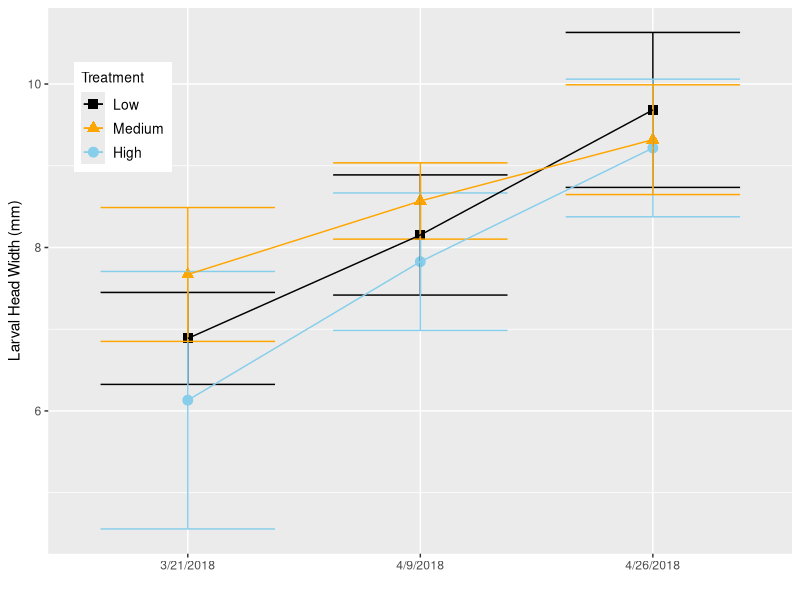
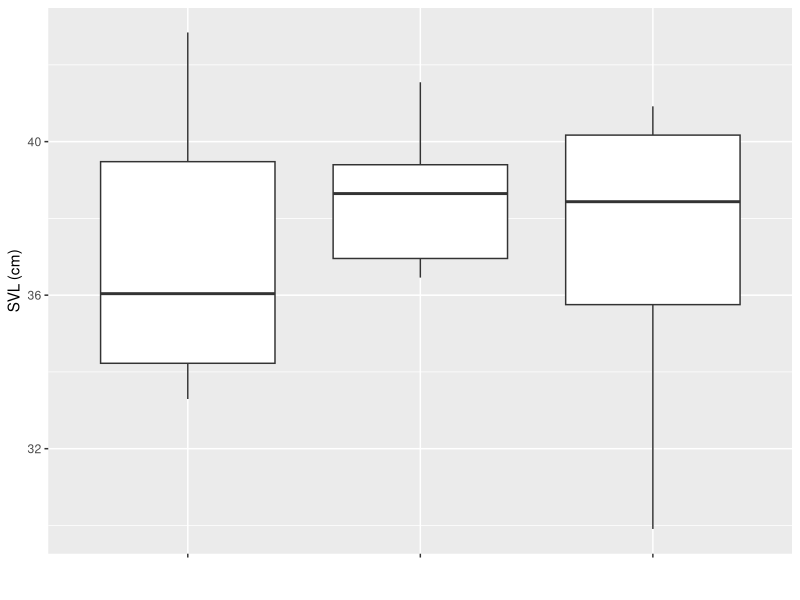
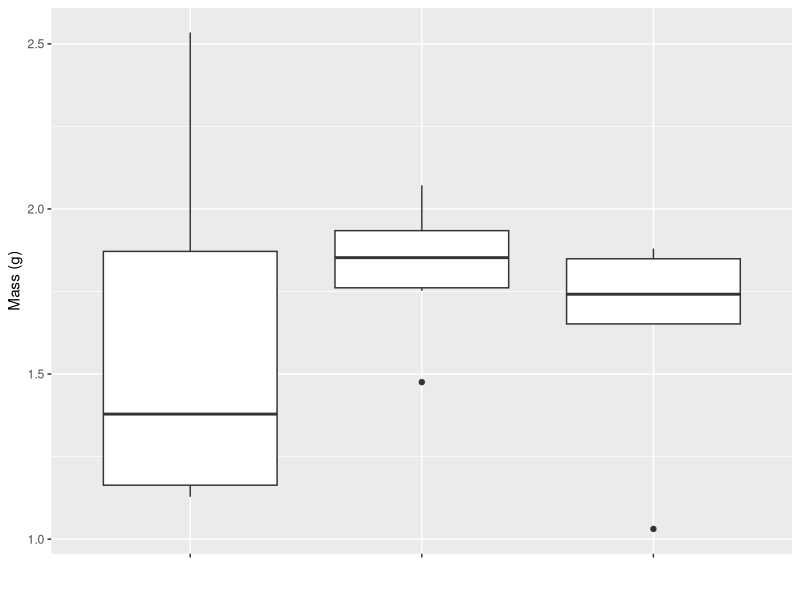
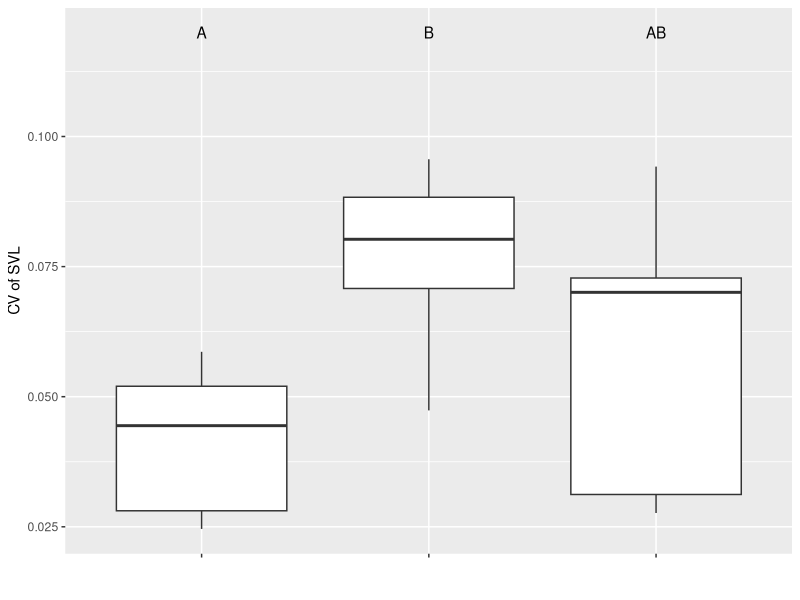
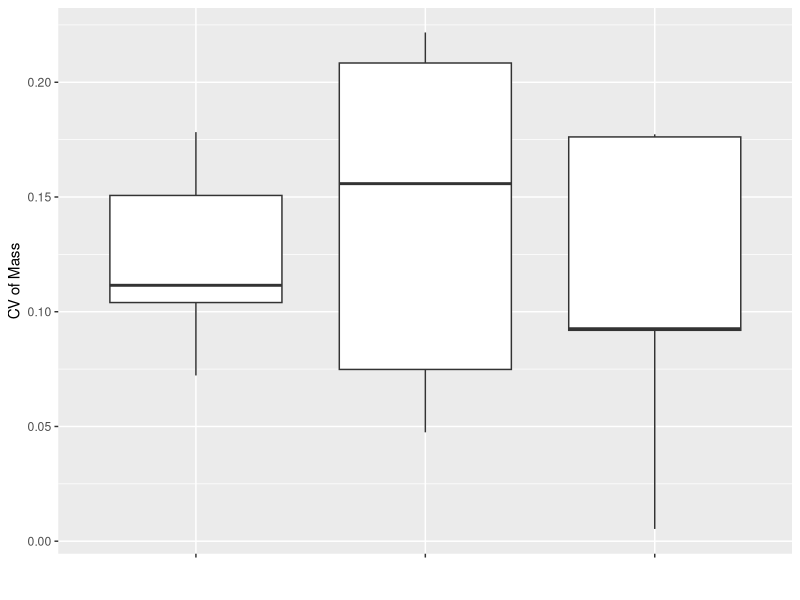
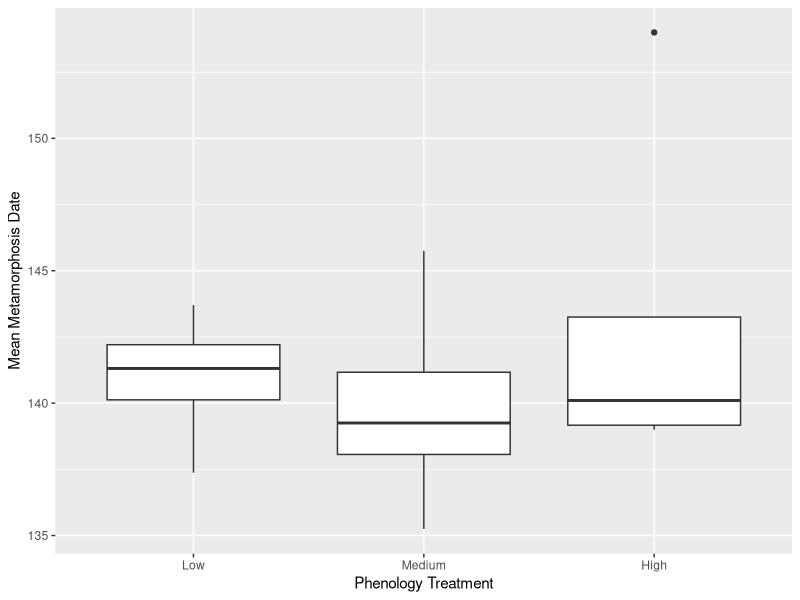
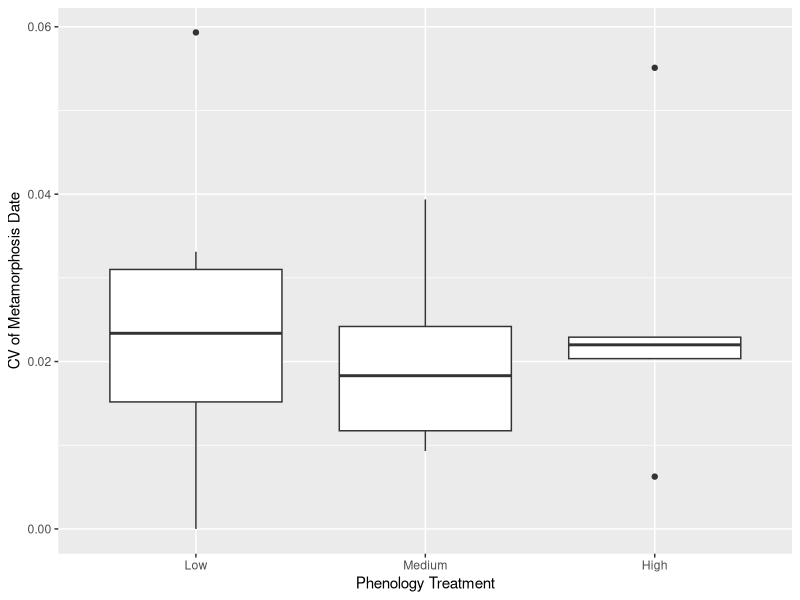
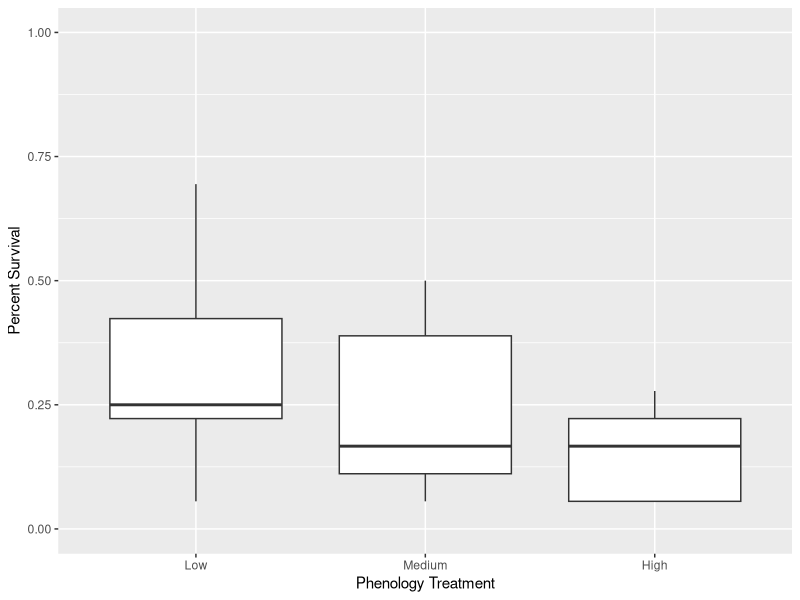

Generate these figures, in order, with R: (Note: this script raises an error after producing the figures.)
###Phenological Variation in Ringed Salamanders###

#set working directory
setwd("C:/Users/Tom/Documents/GitRepos/AnnulatumPhenologicalVariation/")

#clear workspace
rm(list=ls())

#load necessary packages
library(dplyr)
library(tidyr)
library(ggplot2)
library(car)
library(vegan)
library(cowplot)
library(nlme)
library(emmeans)
library(lme4)

#Make function to change dates
extrdate<-function(dat,name){
  dat$Year<-as.numeric(format(as.Date(as.character(dat[,name]),"%m/%d/%Y"),"%Y"))
  dat$Month<-as.numeric(format(as.Date(as.character(dat[,name]),"%m/%d/%Y"),"%m"))
  dat$Day<-as.numeric(format(as.Date(as.character(dat[,name]),"%m/%d/%Y"),"%d"))
  dat$Jdate<-as.numeric(format(as.Date(as.character(dat[,name]),"%m/%d/%Y"),"%j"))
  return(dat)
}

#load data
meta_size<-read.csv("Data/metamorph_size.csv",na.strings = c("-"))
larv_size <- read.csv("Data/larval_size.csv")
tank_key<-read.csv("Data/tank_key.csv",na.strings = c("-"))
larv_surv<-read.csv("Data/larval_survival.csv",na.strings = c("-"))
chla<-read.csv("Data/chla.csv")
zoop<-read.csv("Data/zooplankton.csv")

#Combine and extract relevant
meta_size<-merge(meta_size,tank_key,all=T,by="Tank")
larv_surv<-merge(larv_surv,tank_key,by="Tank")
chla<-merge(chla,tank_key,by.x="Sample",by.y="Tank")

#extract month, day, year information and add Julian date column
meta_size<-extrdate(meta_size,name="Date")
larv_size<-extrdate(larv_size,name="Date")
larv_surv<-extrdate(larv_surv,name="Date")
chla<-extrdate(chla,name="DateCollected")
zoop<-extrdate(zoop,name="Date_Sampled")

#Attach larval counts at end of experiment to rest of data to calculate survival
meta_size<-bind_rows(meta_size,larv_surv)

#Calculate quantity of metamorphs 
meta_size$Quantity<-ifelse(is.na(meta_size$Quantity),1,meta_size$Quantity)

# Annulatum Larval Results ------------------------------------------------

#Take the average, sd and cv of each tank for larval size
larvdat<-larv_size%>%
  group_by(Tank,Treatment,Jdate,Date)%>%
  summarise(meanHW=mean(HW,na.rm=T),sdHW=sd(HW,na.rm=T),cvHW=sdHW/meanHW)

#take the treatment average, sd of each quantity above to plot means +/- SD
larv_plotdat<-larvdat%>%
  group_by(Treatment,Jdate,Date)%>%
  summarise(mean_mean=mean(meanHW,na.rm=T),mean_sd=mean(sdHW,na.rm=T),mean_cv=mean(cvHW,na.rm=T),
            sd_mean=sd(meanHW,na.rm=T),sd_sd=sd(sdHW,na.rm=T),sd_cv=sd(cvHW,na.rm=T))

#generate error bars for both mean and CV of head width
lim.mean<-aes(ymax=larv_plotdat$mean_mean+larv_plotdat$sd_mean,ymin=larv_plotdat$mean_mean-larv_plotdat$sd_mean)
lim.cv<-aes(ymax=larv_plotdat$mean_cv+larv_plotdat$sd_cv,ymin=larv_plotdat$mean_cv-larv_plotdat$sd_cv)

#Plot mean larval head width
mean.pl<-ggplot(larv_plotdat,aes(Date,mean_mean,shape=Treatment,group=Treatment,color=Treatment,shape=Treatment))+
  geom_point(size=3)+geom_errorbar(lim.mean,width=0.75)+
  geom_line()+labs(y="Larval Head Width (mm)",x="")+
  scale_x_discrete(limits=c("3/21/2018","4/9/2018","4/26/2018"))+
  scale_color_manual(values=c("black","orange","skyblue"),breaks=c("one_date","three_dates","six_dates"),labels=c("Low","Medium","High"))+
  theme(legend.position=c(0.1,0.8),legend.text=element_text(size=10),legend.title=element_text(size=10))+
  scale_shape_manual(values=c(15,17,19),breaks=c("one_date","three_dates","six_dates"),labels=c("Low","Medium","High"))
mean.pl

#Plot CV of larval head width
cv.pl<-ggplot(larv_plotdat,aes(Date,mean_cv,shape=Treatment,group=Treatment,color=Treatment))+
  geom_point(size=3)+
  geom_errorbar(lim.cv,width=0.75)+
  geom_line()+
  scale_x_discrete(limits=c("3/21/2018","4/9/2018","4/26/2018"))+
  labs(y="CV of Larval HW",x="Julian Date")+
  theme(legend.position = "none")+
  scale_color_manual(values=c("black","orange","skyblue"))+
  scale_shape_manual(values=c(15,17,19),breaks=c("one_date","three_dates","six_dates"),labels=c("Low","Medium","High"))

#save plot as .tiff file
tiff("Results/Fig1.tiff",height=7,width=3.5,units="in",res=600,compression=c("lzw"))
plot_grid(mean.pl,cv.pl,ncol=1,labels=c("A","B"),align="hv")
dev.off()

#Analyze Growth Rates
growthmod<-lme(meanHW~Treatment*Jdate,random=~Jdate|Tank,data=larvdat,na.action=na.omit)
summary(growthmod)
Anova(growthmod,type =3, test.statistic="F")

cvmod<-lme(cvHW~Treatment+Jdate,random=~Jdate|Tank,data=larvdat,na.action=na.omit)
summary(cvmod)
Anova(cvmod,test.statistic="F")


# Annulatum Metamorph Results ---------------------------------------------

#Aggregate annulatum metamorphosis data
aman_dat<-meta_size%>%
  filter(Species=="AMAN",Treatment!="Control")%>%
  group_by(Treatment,Tank)%>%
  summarise(SVL_mean=mean(SVL*10,na.rm=T),Mass_mean=mean(Mass,na.rm=T),Day_mean=mean(Jdate,na.rm=T),
            SVL_sd=sd(SVL*10,na.rm=T),Mass_sd=sd(Mass,na.rm=T),Day_sd=sd(Jdate,na.rm=T),
            SVL_cv=SVL_sd/SVL_mean,Mass_cv=Mass_sd/Mass_mean,Day_cv=Day_sd/Day_mean,
            Quantity=sum(Quantity,na.rm=T))%>%
  complete(Tank)
aman_dat$Quantity<-ifelse(is.na(aman_dat$Quantity),0,aman_dat$Quantity)

#plot annulatum data by treatment
aa.svl.pl<-ggplot(aman_dat,aes(Treatment,SVL_mean))+
  geom_boxplot()+labs(y="SVL (cm)",x="")+
  scale_x_discrete(labels=c("","",""));aa.svl.pl
aa.mass.pl<-ggplot(aman_dat,aes(Treatment,Mass_mean))+
  geom_boxplot()+
  labs(y="Mass (g)",x="")+
  scale_x_discrete(labels=c("","",""));aa.mass.pl
aa.svlcv.pl<-ggplot(aman_dat,aes(Treatment,SVL_cv))+
  geom_boxplot()+
  labs(y="CV of SVL",x="")+
  scale_x_discrete(labels=c("","",""))+
  annotate(geom="text",x=c(1,2,3),y=0.12,label=c("A","B","AB"));aa.svlcv.pl
aa.masscv.pl<-ggplot(aman_dat,aes(Treatment,Mass_cv))+
  geom_boxplot()+
  labs(y="CV of Mass",x="")+
  scale_x_discrete(labels=c("","",""));aa.masscv.pl
aa.day.pl<-ggplot(aman_dat,aes(Treatment,Day_mean))+
  geom_boxplot()+
  labs(y="Mean Metamorphosis Date",x="Phenology Treatment")+
  scale_x_discrete(labels=c("Low","Medium","High"));aa.day.pl
aa.daycv.pl<-ggplot(aman_dat,aes(Treatment,Day_cv))+
  geom_boxplot()+
  labs(y="CV of Metamorphosis Date",x="Phenology Treatment")+
  scale_x_discrete(labels=c("Low","Medium","High"));aa.daycv.pl
aa.surv.pl<-ggplot(aman_dat,aes(Treatment,Quantity/36))+
  geom_boxplot()+lims(y=c(0,1))+
  labs(y="Percent Survival",x="Phenology Treatment")+
  scale_x_discrete(labels=c("Low","Medium","High"));aa.surv.pl

#save plot as .tiff file
tiff("Results/Fig2.tiff",res=600,height=10.5,width=7,units="in",compression=c("lzw"))
plot_grid(aa.svl.pl,aa.svlcv.pl,aa.mass.pl,aa.masscv.pl,aa.day.pl,aa.daycv.pl,aa.surv.pl,
          ncol=2,align="hv",labels=LETTERS[1:6])
dev.off()

#Annulatum analysis
svl.mod<-lm(SVL_mean~Treatment,data=aman_dat)
svlcv.mod<-lm(SVL_cv~Treatment,data=aman_dat)
mass.mod<-lm(Mass_mean~Treatment,data=aman_dat)
masscv.mod<-lm(Mass_cv~Treatment,data=aman_dat)
day.mod<-lm(Day_mean~Treatment,data=aman_dat)
daycv.mod<-lm(Day_cv~Treatment,data=aman_dat)
surv.mod<-glmer(cbind(Quantity,36-Quantity)~Treatment+(1|Tank),data=aman_dat,binomial)
Anova(svl.mod)
Anova(svlcv.mod)
Anova(mass.mod)
Anova(masscv.mod)
Anova(day.mod)
Anova(daycv.mod)
Anova(surv.mod)
summary(svl.mod)
summary(svlcv.mod)
summary(mass.mod)
summary(masscv.mod)
summary(day.mod)
summary(daycv.mod)
summary(surv.mod)

# Prey Results ------------------------------------------------------------

#Calculate prey survival and diversity
surv_wide<-meta_size%>%
  filter(Treatment!="Control")%>%
  group_by(Tank,Species)%>%
  summarise(Quantity=sum(Quantity,na.rm=T))%>%
  spread(key=Species,value = Quantity,fill = "0")
surv_wide<-sapply(as.data.frame(surv_wide),as.numeric)
AMSP<-surv_wide[,"AMMA"]+surv_wide[,"AMTE"]
surv_wide<-as.data.frame(cbind(surv_wide,AMSP))
surv_wide$Diversity<-diversity(surv_wide[,c("BUAM","PSFE","RASP","HYLA","AMSP")])
surv_wide$Richness<-apply(surv_wide[,c("BUAM","PSFE","RASP","HYLA","AMSP")],1,function(x){sum(x>0)})

#merge with larval and metamorph annulatum data
all_wide<-merge(surv_wide,tank_key,by="Tank")
all_wide<-merge(all_wide,aman_dat[,c('Tank','Treatment','SVL_mean','Day_mean')],by=c("Tank","Treatment"),all=T)
all_wide<-merge(all_wide,larvdat[larvdat$Jdate==80,c("Tank","meanHW")],by="Tank",all=T)

#calculate survival
all_wide$TotalSurvival<-rowSums(all_wide[,c("AMSP","BUAM","PSFE","HYLA","RASP")],na.rm=T)
all_wide$TotalInitial<-rowSums(all_wide[,c("InitialAMMA","InitialBUAM","InitialPSFE","InitialHYLA","InitialRASP")],na.rm=T)
all_wide$PercentSurvival<-all_wide$TotalSurvival/all_wide$TotalInitial

#Analyze total survival of amphiban prey
totsurv.mod<-glmer(cbind(TotalSurvival,TotalInitial-TotalSurvival)~Treatment*meanHW+AMAN+(1|Tank),data=all_wide,family=binomial)
Anova(totsurv.mod)
pairs(emmeans::emmeans(totsurv.mod,specs="Treatment"))

#re-run model ignoring potential outlier HW value
summary(update(totsurv.mod,subset=c(meanHW>5)))
Anova(update(totsurv.mod,subset=c(meanHW>5)))

#Analyze survival and diversity with predator size
div.size<-lm(Diversity~Treatment+meanHW,data=all_wide)
Anova(div.size)
summary(div.size)

#re-run model ignoring potential outlier HW value
summary(update(div.size,subset=c(meanHW>5)))

#Plot overall survival and diversity relationships
surv.trt.pl<-ggplot(all_wide,aes(Treatment,PercentSurvival))+
  geom_boxplot()+
  labs(y="Total Prey Percent Survival",x="")+
  scale_x_discrete(labels=c("Low","Medium","High"),breaks=c("1 date","3 dates","6 dates"))
surv.hw.pl<-ggplot(all_wide,aes(meanHW,PercentSurvival,group=Treatment))+
  geom_smooth(method = "glm", method.args = list(family = "binomial"),aes(color=Treatment),size=2,se=F)+
  geom_point(aes(shape=Treatment,color=Treatment),size=3)+
  labs(x="Mean Larval HW (mm)",y="")+
  scale_shape_manual(name="Treatment",label=c("Low","Medium","High"),values=c(15,17,19))+
  scale_color_manual(name="Treatment",label=c("Low","Medium","High"),values=c("black","orange","skyblue"))+
  theme(legend.position=c(0.7,0.8),legend.text=element_text(size=10),legend.title=element_text(size=10))
surv.aman.pl<-ggplot(all_wide,aes(AMAN,PercentSurvival))+
  geom_point(aes(shape=Treatment,color=Treatment),size=3)+
  geom_smooth(method = "glm", method.args = list(family = "binomial"),color="black",size=2,se=F)+
  labs(x=expression("Number of "~italic(A.~annulatum)),y="")+
  scale_shape_manual(name="Treatment",label=c("Low","Medium","High"),values=c(15,17,19))+
  scale_color_manual(values=c("black","orange","skyblue"),name="Treatment",label=c("Low","Medium","High"))+
  theme(legend.position="none")
div.trt.pl<-ggplot(all_wide,aes(Treatment,Diversity))+
  geom_boxplot()+
  labs(y="Shannon Diversity",x="Treatment")+
  scale_x_discrete(labels=c("Low","Medium","High"),breaks=c("1 date","3 dates","6 dates"))+
  lims(y=c(0,1.5))
div.hw.pl<-ggplot(all_wide,aes(meanHW,Diversity))+
  geom_point(aes(shape=Treatment,color=Treatment),size=3)+
  geom_smooth(method = "lm",color="black",size=2,se=F)+
  scale_shape_manual(values=c(15,17,19))+
  scale_color_manual(values=c("black","orange","skyblue"))+
  labs(x="Mean Larval HW (mm)",y="")+
  lims(y=c(0,1.5))+theme(legend.position="none")

#generate survival summary data for each species for plotting
surv_dat<-all_wide%>%
  mutate(PerSurv_BUAM=BUAM/InitialBUAM,
         PerSurv_PSFE=PSFE/InitialPSFE,
         PerSurv_HYLA=HYLA/InitialHYLA,
         PerSurv_RASP=RASP/InitialRASP,
         PerSurv_AMSP=AMSP/InitialAMMA)%>%
  dplyr::select(Tank,Treatment,PerSurv_BUAM:PerSurv_AMSP)%>%
  gather(Species,Survival,PerSurv_BUAM:PerSurv_AMSP)

#generate color palette
cbbPalette <- c("#E69F00", "#56B4E9", "#009E73", "#F0E442", "#0072B2")
preysurv<-ggplot(surv_dat,aes(Treatment,Survival,fill=Species))+
  geom_boxplot()+
  labs(y="Percent Survival",x="Treatment")+
  lims(y=c(0,0.75))+
  scale_fill_manual(values=cbbPalette,name="",labels=c("AMSP","ANAM","HYLA","PSFE","RASP"))+
  theme(legend.position = c(x=0.01,y=0.9),legend.direction = "horizontal",legend.text=element_text(size=10),legend.title=element_text(size=10))+
  scale_x_discrete(labels=c("Low","Medium","High"),limits=c("1 date","3 dates","6 dates"))+
  guides(fill=guide_legend(nrow=2,byrow=TRUE))

#save plot as .tiff file
tiff("Results/Fig3.tiff",height=7,width=9,units="in",compression=c("lzw"),res=600)
plot_grid(surv.trt.pl,surv.hw.pl,surv.aman.pl,preysurv,div.trt.pl,div.hw.pl,
          align="hv",labels=c(LETTERS[1:6]),ncol=3,hjust=-2)
dev.off()

#Ambystoma analysis
amsp_dat<-meta_size%>% 
  filter(Species%in%c("AMMA","AMTE") & Treatment !="Control")%>%
  group_by(Treatment,Tank)%>%
  summarise(SVL_mean=mean(SVL*10,na.rm=T),Mass_mean=mean(Mass,na.rm=T),Day_mean=mean(Jdate,na.rm=T),
            SVL_sd=sd(SVL*10,na.rm=T),Mass_sd=sd(Mass,na.rm=T),Day_sd=sd(Jdate,na.rm=T),
            SVL_cv=SVL_sd/SVL_mean,Mass_cv=Mass_sd/Mass_mean,Day_cv=Day_sd/Day_mean,
            Quantity=sum(Quantity,na.rm=T))%>%
  complete(Tank)

#combine with annulatum data
amsp_dat<-merge(amsp_dat,all_wide[,c("Tank","AMAN","meanHW")],by="Tank")

#Analyze Ambystoma sp. responses
amsp.svl<-lm(SVL_mean~Treatment,data=amsp_dat)
amsp.mass<-lm(Mass_mean~Treatment,data=amsp_dat)
amsp.day<-lm(Day_mean~Treatment,data=amsp_dat)
amsp.surv<-glmer(cbind(AMSP,InitialAMMA-AMSP)~Treatment*meanHW+AMAN+(1|Tank),data=all_wide,family=binomial)
rbind(Anova(amsp.svl),Anova(amsp.mass),Anova(amsp.day))
Anova(amsp.svl)
Anova(amsp.mass)
Anova(amsp.day)
Anova(amsp.surv)

summary(amsp.svl)
summary(amsp.mass)
summary(amsp.day)
summary(amsp.surv)

#Plot Ambystoma responses in relation to phenology treatments
am.svl.pl<-ggplot(amsp_dat,aes(Treatment,SVL_mean))+
  geom_boxplot()+labs(y="SVL (cm)",x="")+
  scale_x_discrete(breaks=c("1 date","3 dates","6 dates"),labels=c("Low","Medium","High"));am.svl.pl
am.mass.pl<-ggplot(amsp_dat,aes(Treatment,Mass_mean))+
  geom_boxplot()+
  labs(y="Mass (g)",x="")+
  scale_x_discrete(breaks=c("1 date","3 dates","6 dates"),labels=c("Low","Medium","High"));am.mass.pl
am.day.pl<-ggplot(amsp_dat,aes(Treatment,Day_mean))+
  geom_boxplot()+
  labs(y="Date of Metamorphosis",x="")+
  scale_x_discrete(breaks=c("1 date","3 dates","6 dates"),labels=c("Low","Medium","High"));am.day.pl
am.surv.pl<-ggplot(amsp_dat,aes(Treatment,Quantity/45))+
  geom_boxplot()+
  labs(y="Percent Survival")+
  scale_x_discrete(breaks=c("1 date","3 dates","6 dates"),labels=c("Low","Medium","High"));am.surv.pl

#save plot as .tiff file
tiff("Results/FigA1.tiff",res=600,height=7,width=7,units="in",compression=c("lzw"))
plot_grid(am.svl.pl,am.mass.pl,am.day.pl,am.surv.pl,align="hv",labels=LETTERS[1:4])
dev.off()

#Plot Ambystoma responses in relation to annulatum density and size
fig4a<-ggplot(amsp_dat,aes(AMAN,Quantity/45))+
  geom_point(aes(shape=Treatment,color=Treatment),size=3)+lims(y=c(0,1))+
  geom_smooth(method="glm",method.args = list(family = "binomial"),se=F,color="black")+
  labs(y="Percent Survival",x=expression("Number of surviving"~italic(A.~annulatum)))+
  scale_shape_manual(values=c(15,17,19),breaks=c("1 date","3 dates","6 dates"),labels=c("Low","Medium","High"))+
  scale_color_manual(values=c("black","orange","skyblue"),name="Treatment",label=c("Low","Medium","High"),breaks=c("1 date","3 dates","6 dates"))+
  theme(legend.position=c(0.7,0.8),legend.text=element_text(size=10),legend.title=element_text(size=10))
fig4b<-ggplot(amsp_dat,aes(meanHW,Quantity/45))+
  geom_point(aes(shape=Treatment,color=Treatment),size=3)+lims(y=c(0,1))+
  geom_smooth(method="glm",method.args = list(family = "binomial"),se=F,aes(color=Treatment))+
  labs(y="",x="Mean Larval HW (mm)")+
  scale_shape_manual(values=c(15,17,19),breaks=c("1 date","3 dates","6 dates"),labels=c("Low","Medium","High"))+
  scale_color_manual(values=c("black","orange","skyblue"),name="Treatment",label=c("Low","Medium","High"),breaks=c("1 date","3 dates","6 dates"))+
  theme(legend.position="none")

#save plot as .tiff file
tiff("Results/Fig4.tiff",res=600,height=3.5,width=7,units="in",compression=c("lzw"))
plot_grid(fig4a,fig4b,ncol=2,labels=c("A","B"))
dev.off()

#RASP data aggregation
rasp_dat<-meta_size%>% 
  filter(Species=="RASP")%>%
  group_by(Treatment,Tank)%>%
  summarise(SVL_mean=mean(SVL*10,na.rm=T),Mass_mean=mean(Mass,na.rm=T),Day_mean=mean(Jdate,na.rm=T),
            SVL_sd=sd(SVL*10,na.rm=T),Mass_sd=sd(Mass,na.rm=T),Day_sd=sd(Jdate,na.rm=T),
            SVL_cv=SVL_sd/SVL_mean,Mass_cv=Mass_sd/Mass_mean,Day_cv=Day_sd/Day_mean,
            Quantity=sum(Quantity,na.rm=T))%>%
  complete(Tank)

#merge with annulatum data
rasp_dat<-merge(rasp_dat,all_wide[,c("Tank","AMAN","meanHW")],by="Tank")

#Plot RASP data
rs.svl.pl<-ggplot(rasp_dat,aes(Treatment,SVL_mean))+
  geom_boxplot()+
  labs(y="SVL (mm)",x="")+
  scale_x_discrete(breaks=c("1 date","3 dates","6 dates"),labels=c("Low","Medium","High"));rs.svl.pl
rs.mass.pl<-ggplot(rasp_dat,aes(Treatment,Mass_mean))+
  geom_boxplot()+
  labs(y="Mass (g)",x="")+
  scale_x_discrete(breaks=c("1 date","3 dates","6 dates"),labels=c("Low","Medium","High"));rs.mass.pl
rs.day.pl<-ggplot(rasp_dat,aes(Treatment,Day_mean))+
  geom_boxplot()+
  labs(y="Date of Metamorphosis",x="Treatment")+
  scale_x_discrete(breaks=c("1 date","3 dates","6 dates"),labels=c("Low","Medium","High"));rs.day.pl
rs.surv.pl<-ggplot(rasp_dat,aes(Treatment,Quantity/200))+
  geom_boxplot()+
  labs(y="Percent Survival")+
  scale_x_discrete(breaks=c("1 date","3 dates","6 dates"),labels=c("Low","Medium","High"));rs.surv.pl

#save plot as .tiff file
tiff("Results/FigA2.tiff",res=600,height=7,width=7,units="in",compression=c("lzw"))
plot_grid(rs.svl.pl,rs.mass.pl,rs.day.pl,rs.surv.pl,align="hv",labels=LETTERS[1:4])
dev.off()

#Plot RASP survival in relation to annulatum body size
rasp.aman.pl<-ggplot(all_wide,aes(meanHW,RASP/200))+
  geom_point(aes(shape=Treatment,color=Treatment),size=3)+
  geom_smooth(method="glm",method.args = list(family = "binomial"),se=F,color="black")+
  labs(y="Percent Survival",x="Mean Larval HW (mm)")+
  scale_shape_manual(values=c(15,17,19),breaks=c("1 date","3 dates","6 dates"),labels=c("Low","Medium","High"))+
  scale_color_manual(values=c("black","orange","skyblue"),name="Treatment",label=c("Low","Medium","High"),breaks=c("1 date","3 dates","6 dates"))+
  theme(legend.position=c(0.7,0.8),legend.text=element_text(size=10),legend.title=element_text(size=10))

#save plot as .tiff file
tiff("Results/FigA3.tiff",res=600,height=3.5,width=3.5,units="in",compression=c("lzw"))
rasp.aman.pl
dev.off()

#Analyze RASP responses
rasp.svl<-lm(SVL_mean~Treatment,data=rasp_dat)
rasp.mass<-lm(Mass_mean~Treatment,data=rasp_dat)
rasp.smi<-lm(SMI_mean~Treatment,data=rasp_dat)
rasp.day<-lm(Day_mean~Treatment,data=rasp_dat)
rasp.surv<-glmer(cbind(RASP,InitialRASP-RASP)~Treatment+meanHW+(1|Tank),data=all_wide,family=binomial)
Anova(rasp.svl)
Anova(rasp.mass)
Anova(rasp.day)
Anova(rasp.surv)
#re-run survival to see if HW outlier matters
Anova(update(rasp.surv,subset=c(meanHW>5)))

summary(rasp.svl)
summary(rasp.mass)
summary(rasp.day)
summary(rasp.surv)
#re-run survival to see if HW outlier matters
summary(update(rasp.surv,subset=c(meanHW>5)))

#analyze PSFE survival
psfe.surv<-glmer(cbind(PSFE,InitialPSFE-PSFE)~Treatment+(1|Tank),data=all_wide,family=binomial)
Anova(psfe.surv)

# Plankton Results --------------------------------------------------------

#Phytoplankton plots and analysis
chla.pl<-ggplot(filter(chla),aes(Treatment,log(TotChla_mgL)))+
  geom_boxplot()+
  scale_x_discrete(limits=c("1 date","3 dates","6 dates"),labels=c("Low","Medium","High"))+
  labs(x="",y="log-Chl a (mg/L)");may_chla.pl

#combine with anuran and salamander data
surv_wide$TotAnurans<-rowSums(surv_wide[,c("BUAM","HYLA","PSFE","RASP")])
chla<-merge(surv_wide,chla,by.x=c("Tank"),by.y=c("Sample"),all=T)

#models
chla.mod<-lm(log(TotChla_mgL)~Treatment+AMAN+TotAnurans,data=chla,subset=c(DateCollected=="5/4/2018"))
Anova(chla.mod)
summary(chla.mod)

#combine zoolankton data with salamander data
zoop<-merge(surv_wide,zoop,by="Tank",all=T)

totzoop.pl<-ggplot(zoop,aes(Treatment,log1p(Total.L)))+
  geom_boxplot()+
  scale_x_discrete(limits=c("1 date","3 dates","6 dates"),labels=c("Low","Medium","High"))+
  labs(x="Treatment",y="log-Total Zooplankton (per L)");may_totzoop.pl

#save plot as .tiff file
tiff("Results/FigA5.tiff",res=600,height=7,width=3.5,compression=c("lzw"),units="in")
plot_grid(chla.pl,totzoop.pl,ncol=1,labels=c("A","B"))
dev.off()

#Plankton analysis
tot.logmod<-lm(log1p(Total.L)~Treatment,data=zoop)
Anova(tot.logmod)
summary(tot.logmod)

tot.poismod<-glmer(Total.L~Treatment+(1|Tank),data=zoop,family="poisson")
Anova(tot.poismod)
tot.negbinmod<-glmer.nb(Total.L~Treatment+(1|Tank),data=zoop)
Anova(tot.negbinmod)

# Temporal Overlap --------------------------------------------------------

#Temporal overlap metrics
par(mfrow=c(3,2),mar=c(3,4,0,0))
hist(aman_dat$Day_mean-64)
rasp.ol<-mean(aman_dat$Day_mean-64,na.rm=T)

hist(aman_dat$Day_mean-70)
psfe.ol<-mean(aman_dat$Day_mean-70,na.rm=T)

hist(aman_dat$Day_mean-93)
amsp.ol<-mean(aman_dat$Day_mean-93,na.rm=T)

hist(aman_dat$Day_mean-97)
anam.ol<-mean(aman_dat$Day_mean-97,na.rm=T)

hist(aman_dat$Day_mean-129)
hyla.ol<-mean(aman_dat$Day_mean-129,na.rm=T)
